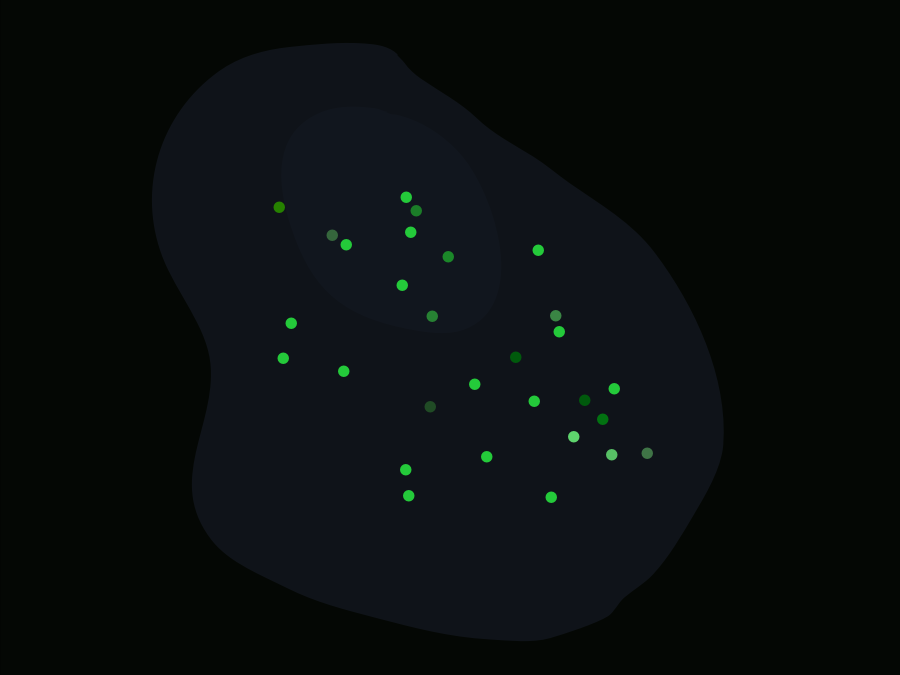
#> input picture conceptual_fig/fake_cell.tiff, 1800 x 1350 px (shown at 1/2 size)
$ jupyter execute --allow-errors Untitled.ipynb
#> lines starting #> are read from the running program, lines starting #| are printed output that depends on the picture; after the words box and inside, x2 and y2 are one past the last pixel; in counts of white or black regions, pixels touching at a corner belong together
[cell 1]
import numpy as np
import matplotlib.pyplot as plt
import seaborn as sns
import skimage.measure as measure
from scipy import ndimage
import imageio

[cell 2]
def count_spot(image, thresh):
    # function to count spots in a single cell image, based on A. Raj's paper
    Y = image/np.max(image)
    Y[Y<=thresh] = 0
    Y[Y>thresh] = 1
    l, num_spots = measure.label(Y, return_num=True)
    return num_spots

[cell 3]
import imageio
import matplotlib.pyplot as plt

# Let's load the ideal image
X = plt.imread('fake_cell.tiff')
#> X is the input picture: shape (1350, 1800, 3); mean R, G, B 8.7, 12.8, 13.1
plt.imshow(X)

print(count_spot(X, 0.3))
#> in count_spot, `Y[Y<=thresh] = 0`:
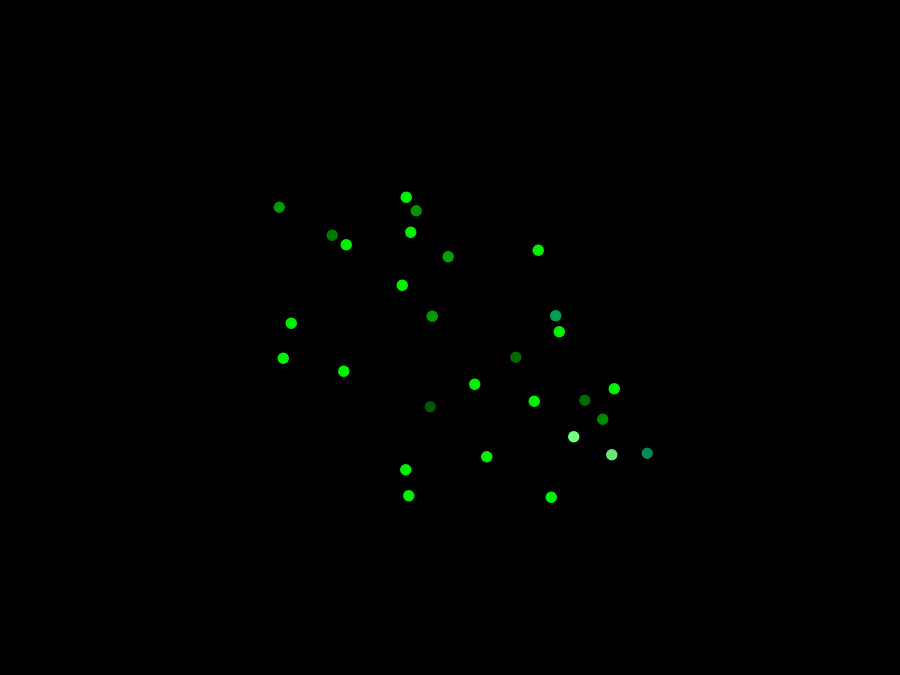
#> Y: shape (1350, 1800, 3) float64 (shown at 1/2 size); mean R, G, B 0.000137, 0.00381, 0.000263
#> in count_spot, `l, num_spots = measure.label(Y, return_num=True)`: num_spots = 29
#| 29

[cell 4]
# The cell with a low resolution camera
xsize = X.shape[0]
#> xsize = 1350
ysize = X.shape[1]
#> ysize = 1800

pixel_x = 30
pixel_y = 30
F = np.ones((pixel_x, pixel_y))/(pixel_x*pixel_y)

Y = np.zeros((xsize//pixel_x, ysize//pixel_y, 3), dtype=int)

for i in range(0, Y.shape[0]):
    for j in range(0, Y.shape[1]):
        for c in range(0,3):
            Y[i,j, c] = np.sum(F@X[i*pixel_x:(i+1)*pixel_x, j*pixel_y:(j+1)*pixel_y, c])
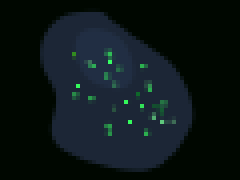
#> Y: shape (45, 60, 3) int64 (shown 4 times larger); mean R, G, B 261.4, 384.2, 391.1; drawn with min black and max white
Y = Y/np.max(Y)
# Y[Y<0.7] = 0
plt.imshow(Y)

print(count_spot(Y, 0.3))
#> call 2 of count_spot, with thresh = 0.3
#> in count_spot (call 2), `Y[Y<=thresh] = 0`:
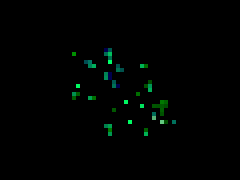
#> Y: shape (45, 60, 3) float64 (shown 4 times larger); mean R, G, B 0.000279, 0.0101, 0.00472
#> in count_spot (call 2), `Y[Y>thresh] = 1`:
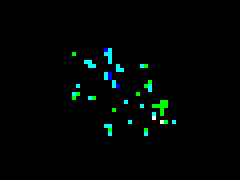
#> Y: shape (45, 60, 3) float64 (shown 4 times larger); 2.11% of pixels changed, all inside (x1, y1, x2, y2) = (18, 12, 44, 34)
#> in count_spot (call 2), `l, num_spots = measure.label(Y, return_num=True)`: num_spots = 21
#| 21
#> (the rest of this cell did not finish here and is left out)

[cell 5]
# Add Poisson noise and threshold
from scipy.stats import poisson

X_noisy = np.copy(X)
# X_noisy = X_noisy[:,:]
X_noisy = X_noisy + poisson.rvs(400, loc=0, size=X_noisy.shape)
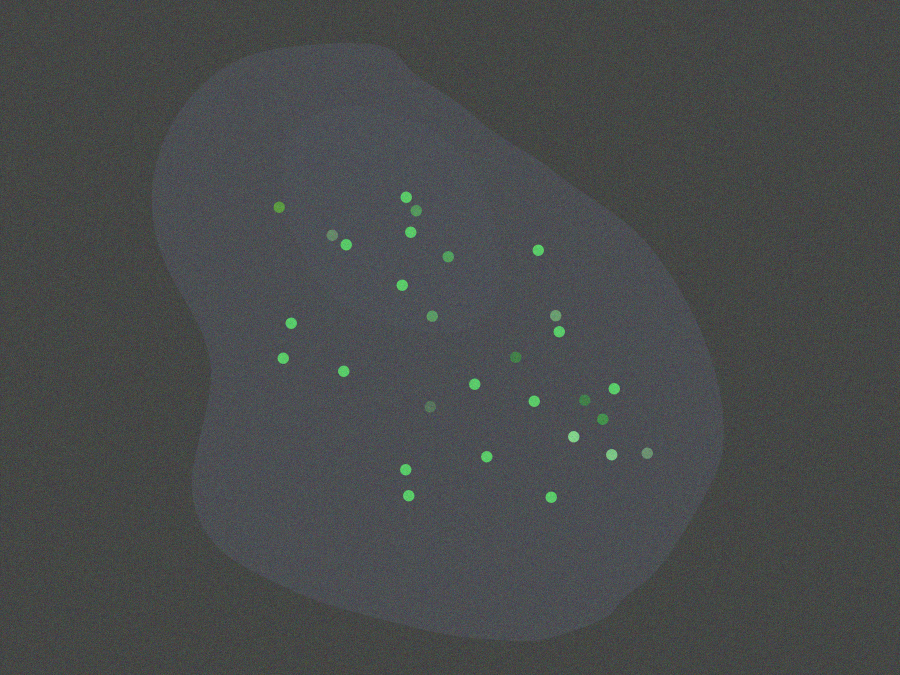
#> X_noisy: shape (1350, 1800, 3) int64 (shown at 1/2 size); mean R, G, B 408.8, 412.8, 413; drawn with min black and max white
X_noisy = np.uint8(X_noisy/np.max(X_noisy)*256)
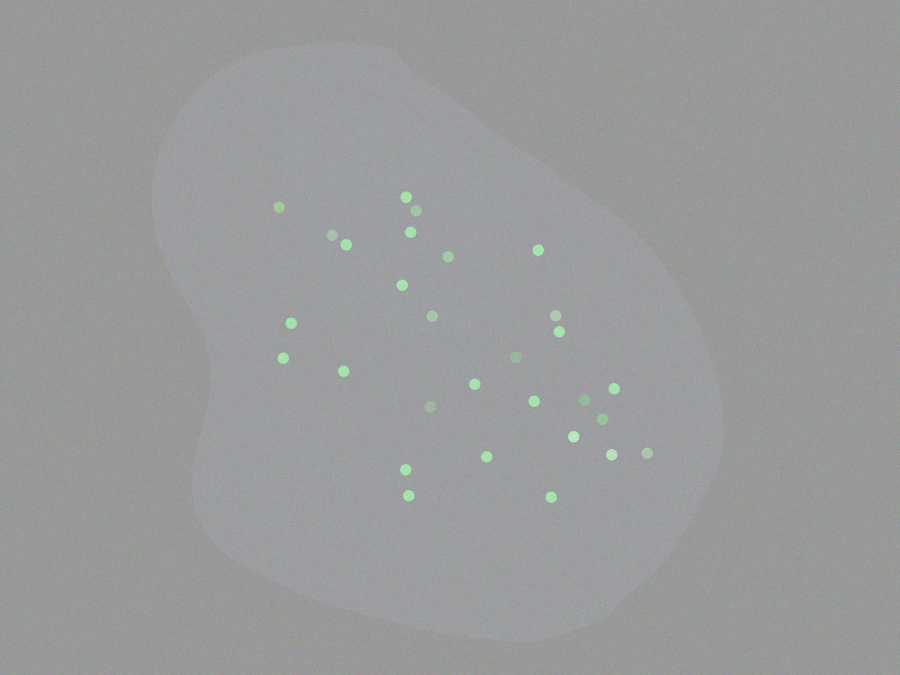
#> X_noisy: shape (1350, 1800, 3) (shown at 1/2 size); mean R, G, B 153.6, 155.1, 155.2
imageio.imwrite('noisy_cell.png', X_noisy)

X_noisy_filtered = ndimage.gaussian_laplace(X_noisy, sigma=2)
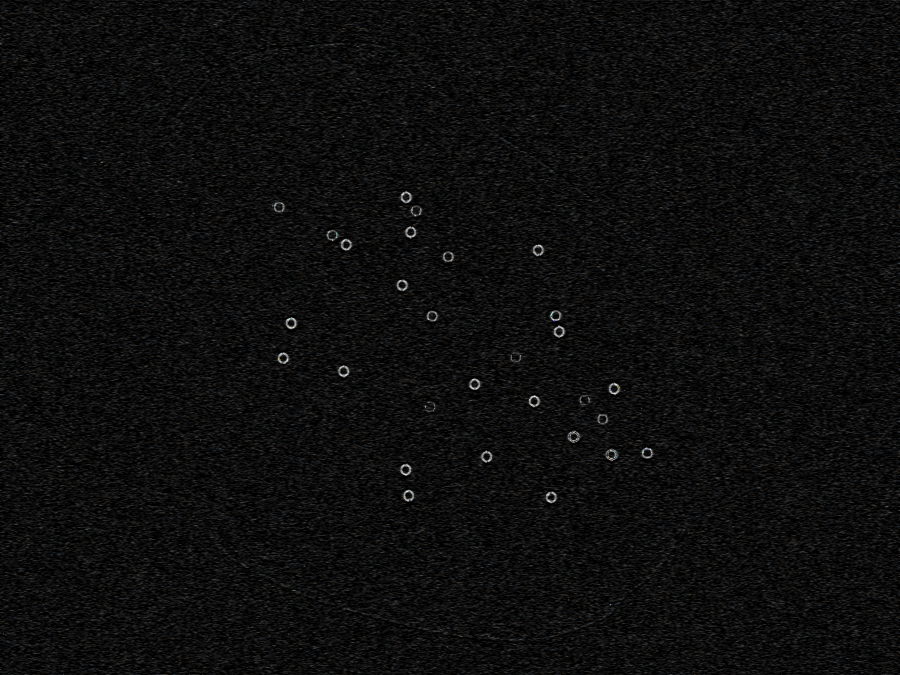
#> X_noisy_filtered: shape (1350, 1800, 3) (shown at 1/2 size); mean R, G, B 13.5, 13.5, 13.5
X_noisy_filtered[X_noisy_filtered < 0 ] = 0
X_noisy_filtered = X_noisy_filtered/np.max(X_noisy_filtered)
#> (the rest of this cell did not finish here and is left out)

[cell 6]
X_noisy_pixel = np.zeros((xsize//pixel_x, ysize//pixel_y, 3), dtype=int)

for i in range(0, X_noisy_pixel.shape[0]):
    for j in range(0, X_noisy_pixel.shape[1]):
        for c in range(0,3):
            X_noisy_pixel[i,j, c] = np.sum(F@X_noisy[i*pixel_x:(i+1)*pixel_x, j*pixel_y:(j+1)*pixel_y, c])
X_noisy_pixel = X_noisy_pixel/np.max(X_noisy_pixel)
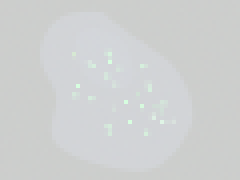
#> X_noisy_pixel: shape (45, 60, 3) float64 (shown 4 times larger); mean R, G, B 0.813, 0.821, 0.821
# Y[Y<0.7] = 0
plt.imshow(X_noisy_pixel)

#> (the rest of this cell did not finish here and is left out)
